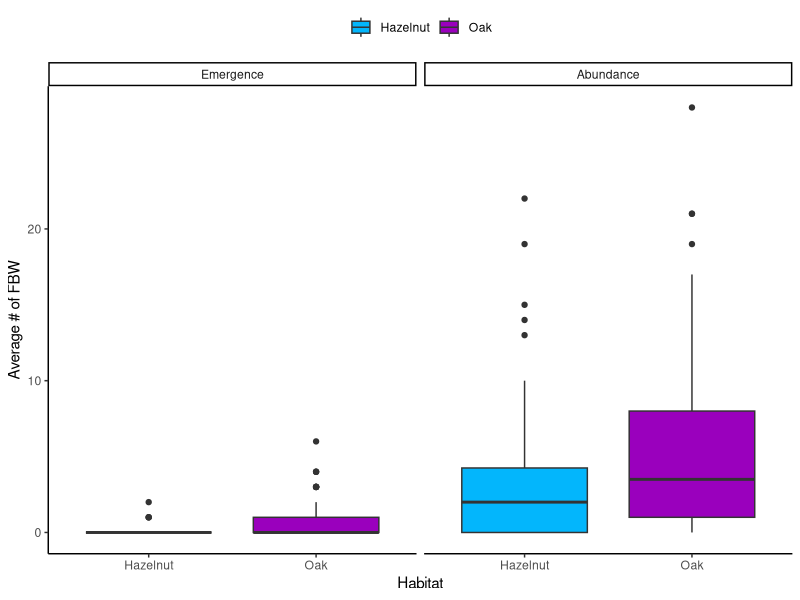
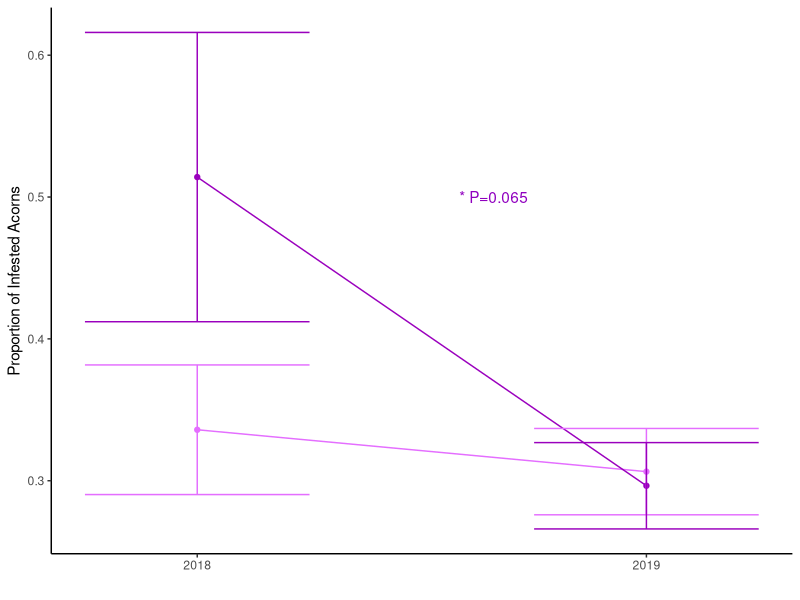
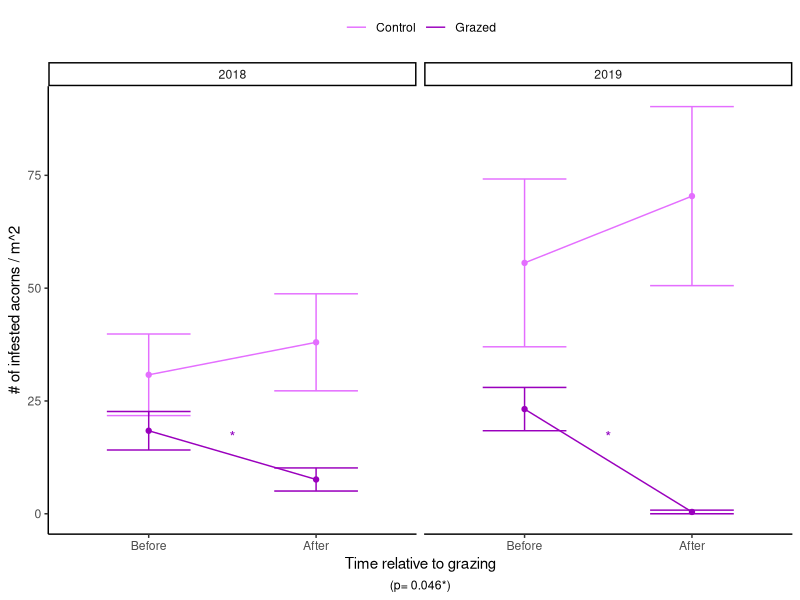
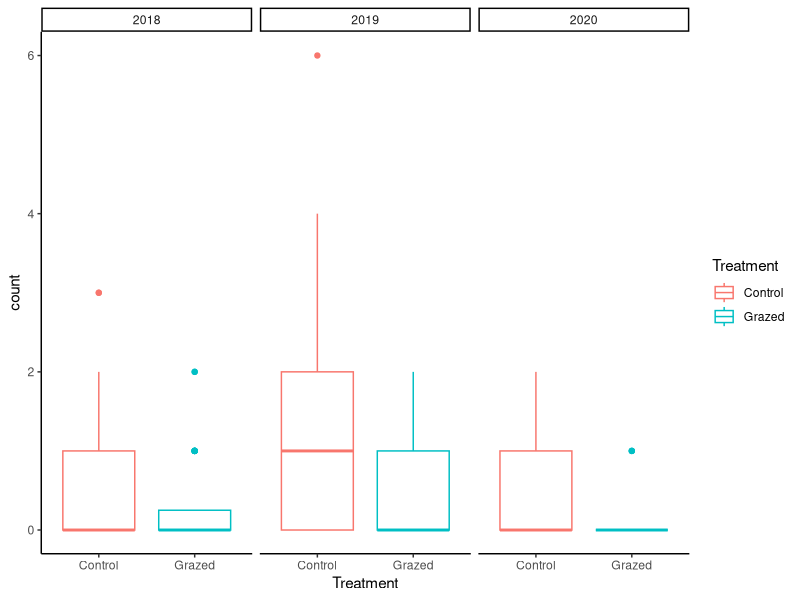
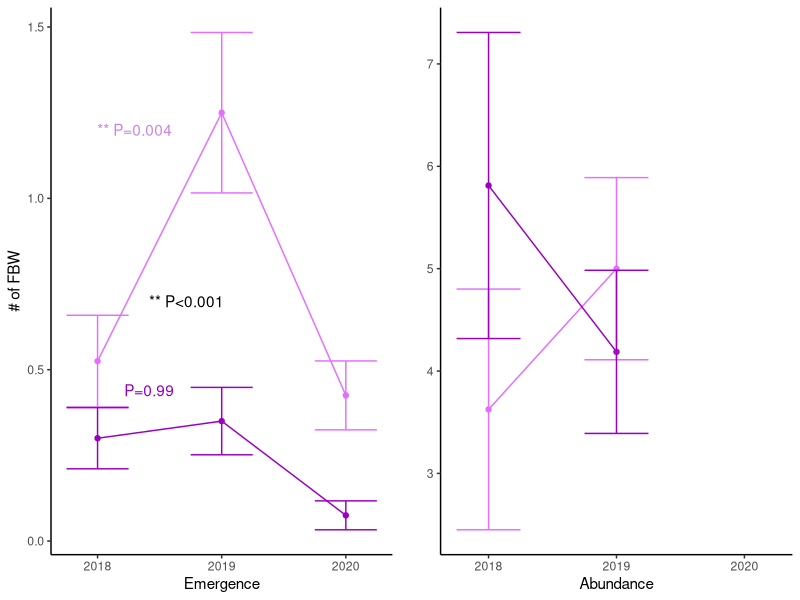
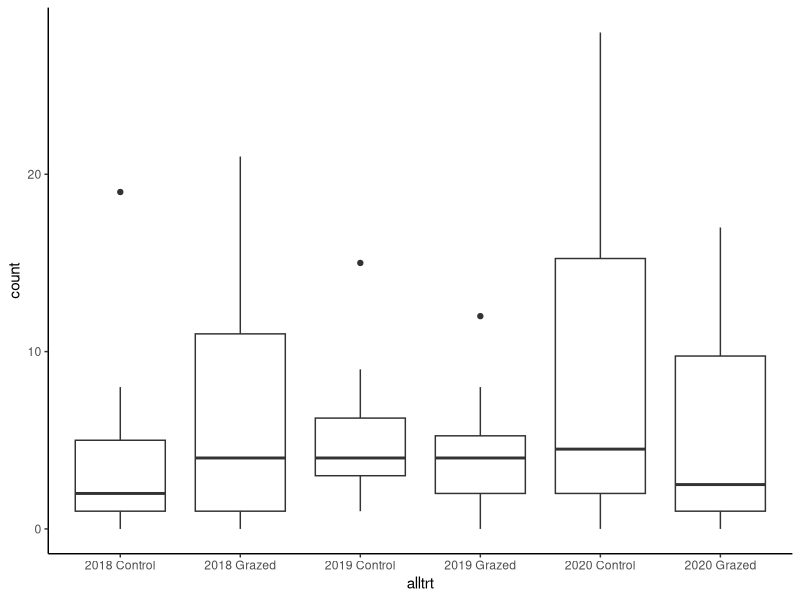
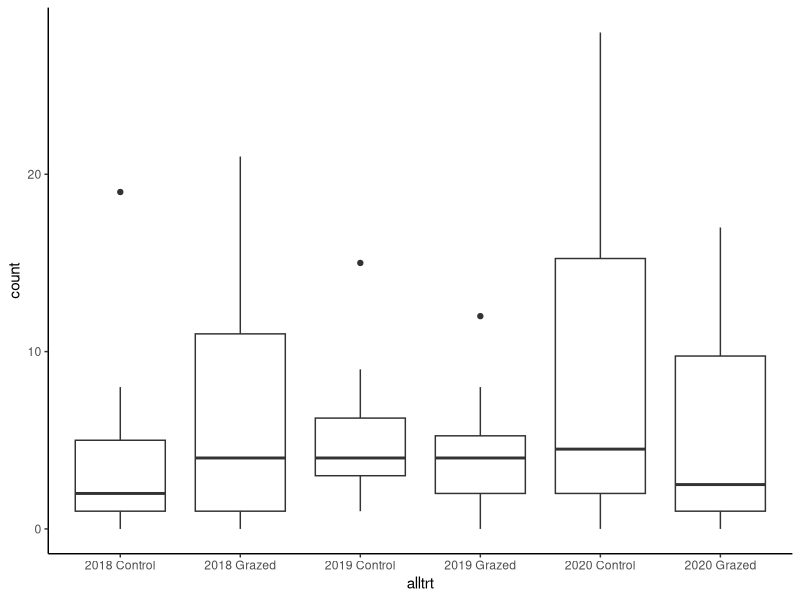

Source code (R) for these figures, in order:
##Hogs and Hazelnuts##
##Calvin Penkauskas, Winter 2020##

##General Data Frame##

library(tidyverse)
library(gridExtra)
library(egg)
library(ggpubr)
library(multcomp)
theme_set(theme_classic())

ACORN_DATA <- read_csv("ACORN_DATA.csv")

FBW_DATA <- read_csv("FBW_DATA.csv")


calcSE <- function(x){
  x <- x[!is.na(x)]
  sd(x)/sqrt(length(x))}


##Infested acorn change due to grazing##

infestedbaseline <- ACORN_DATA %>%
  filter(time == "Before") %>%
  mutate( id = paste(oak, plot, sep = "")) %>%
  spread(type, count) %>%
  mutate(total = infested + other) %>%
  mutate(ratio = infested / total) %>%
  group_by(year,Treatment) %>%
  summarise(meanratio = mean(ratio), se1 = calcSE(ratio))%>%
  ungroup()

infestedtotal <- ACORN_DATA %>%
  mutate( id = paste(oak, plot, sep = "")) %>%
  spread(type, count) %>%
  dplyr::select(-other) %>%
  group_by(year,Treatment, time) %>%
  mutate(infested=infested*4)%>%
  summarise(meaninfested = mean(infested), se1 = calcSE(infested))%>%
  ungroup()
infestedtotal$time <- factor(infestedtotal$time, levels = c("Before", "After"))

infestedratio <- ACORN_DATA %>%
  filter(type == "infested") %>%
  mutate( id = paste(oak, plot, sep = "")) %>%
  spread(time, count) %>%
  mutate(ratio2 = ((100* (After/ Before))-100)) %>%
  group_by(Treatment) %>%
  mutate_all(~replace(., is.na(.), 0)) %>%
  ungroup() %>%
  mutate(ratio2 = ifelse(is.finite(ratio2), ratio2, 100))

Change <- infestedratio %>%
  filter(Treatment == "Grazed")

summary(Change)

infestedbaseline1 <- ACORN_DATA %>%
  filter(time == "Before") %>%
  mutate( id = paste(oak, plot, sep = "")) %>%
  spread(type, count) %>%
  mutate(total = infested + other) %>%
  mutate(ratio = infested / total)%>%
  mutate(alltrt=as.factor(paste(Treatment, year)))

#################### - FIGURE 1 - Hazelnut and Oak Populations ####################

## Averaged across years to show that they are present in oaks and hazelnuts generally, 
## but only emerging in oaks.  This sets up the problem, oak emergence infecting hazelnuts

## currently averaged across all years and tratments to show what ever happened.

baselines<-FBW_DATA
baselines$type <- factor(baselines$type, levels = c("Emergence", "Abundance"))

### Figure 1 ###
f1<-ggplot(baselines, aes(y=count, x=Habitat)) +
  geom_boxplot(aes(fill=Habitat))+
  facet_wrap(~type)+
  labs(y = "Average # of FBW") +
  scale_fill_manual(values=c('#03b6fc','#9a00bd')) +
  theme(legend.position="top", legend.title = element_blank(), plot.caption = element_text(hjust = .5))

plot(f1)


#################### - THREE OPTIONS FOR FIGURE 2 - Effectiveness of Grazing ####################

### FIGURE 2.(v1) Proportion of infested acorns before grazing each year.
# This figure shows how there was initially a higher proportion of infested acorns in the grazed plot than the paired control plot
# but the following year, the pre-grazed infestation rate was lowered to be indistinguishable from the paired control plot
f2v1 <- ggplot(data = infestedbaseline, aes(x = year), show.legend = FALSE) +
  geom_line(aes(y = meanratio, color = Treatment), show.legend = FALSE) +
  geom_point(aes( y = meanratio, color = Treatment), show.legend = FALSE) +
  geom_errorbar(aes(ymin = (meanratio - se1), ymax = (meanratio + se1),
                    color = Treatment), width= 0.5, show.legend = FALSE) +
  labs( x = "",
        y = "Proportion of Infested Acorns",
        colour = "Treatment")+
  scale_color_manual(values=c('#e46eff','#9a00bd'))+
  scale_x_continuous(breaks=c(2018, 2019), limits=c(2017.75, 2019.25) ) +
  theme(legend.position="right", legend.title = element_blank(), plot.caption = element_text(hjust = .5))+
  annotate("text", x=2018.66, y= .5, label="* P=0.065", color='#9000bf') 

plot(f2v1)

### FIGURE 2. (v2) Number of infested acorns before and after grazing each year
# The only change is now we see the infested acorn total, rather than proportion infested
f2v2 <- ggplot(data = infestedtotal, aes(x = time, group=Treatment)) +
  stat_summary(fun.y=sum, aes(y=meaninfested, color=Treatment), geom="line")+
  geom_point(aes( y = meaninfested, color = Treatment), show.legend = FALSE) +
  geom_errorbar(aes(ymin = (meaninfested - se1), ymax = (meaninfested + se1),
                    color = Treatment), width= 0.5, show.legend = FALSE) +
  labs(caption = "(p= 0.046*)",
       x = "Time relative to grazing",
       y = "# of infested acorns / m^2",
       colour = "Treatment")+
  facet_wrap(~year)+
  scale_color_manual(values=c('#e46eff','#9a00bd'))+
  theme(legend.position="top", legend.title = element_blank(), plot.caption = element_text(hjust = .5))+
  annotate("text", x=1.5, y= 17, label="*", color='#9000bf') 

plot(f2v2)

### FIGURE 2 (v3)
# This third option shows relative percent change in the number of infested nuts in grazed vs. ungrazed plots, 
#  averaged across 2018 and 2019
#f2v3 <- ggplot(data = infestedratio, aes(x = Treatment)) +
#  geom_boxplot(mapping = aes( y = ratio2, color = Treatment), show.legend = FALSE) +
#  labs(
#    x = "",
#    y = "% Change in infested nuts before and after grazing",
#    colour = "Treatment")+
#  scale_color_manual(values=c('#cb84e3','#9000bf')) +
#  theme(legend.position="top", legend.title = element_blank(), plot.caption = element_text(hjust = .5))+
#  annotate("text", x=1.5, y= 200, label="p=1.04x10^-5") 

############
##F2 Stats##
############

infested_ratio.aov <- aov(ratio2 ~ Treatment + year + Treatment:year, data = infestedratio)
summary(infested_ratio.aov)

infested_baseline.aov <- aov(ratio ~ Treatment + year + Treatment:year, data = infestedbaseline1)
abaov<-aov(ratio~alltrt, infestedbaseline1)
summary(glht(abaov, linfct=mcp(alltrt="Tukey")))

summary(infested_baseline.aov)

summary(abaov)

#################### - FIGURE 3 - Grazing effects on Emergence and Abundance (in Oaks)  ####################

oakemergence <- FBW_DATA %>%
  filter(type == "Emergence") %>%
  filter(Habitat == "Oak") %>%
  group_by(year, Treatment) %>%
  summarise(mean1 = mean(count), se3 = calcSE(count)) %>%
  ungroup() 
oakabundance <- FBW_DATA %>%
  filter(type == "Abundance") %>%
  filter(Habitat == "Oak") %>%
  group_by(year, Treatment) %>%
  summarise(mean2 = mean(count), se4 = calcSE(count)) %>%
  ungroup() 

### FIGURE 3.(v1) Proportion of infested acorns before grazing each year.
# This figure shows how there was initially a higher proportion of infested acorns in the grazed plot than the paired control plot
# but the following year, the pre-grazed infestation rate was lowered to be indist


f3a <- ggplot(data = oakemergence, aes(x = year), show.legend = FALSE) +
  geom_line(aes(y = mean1,  color = Treatment), show.legend = FALSE) +
  geom_point(aes( y = mean1, color = Treatment), show.legend = FALSE) +
  geom_errorbar(aes(ymin = (mean1 - se3), ymax = (mean1 + se3),
                    color = Treatment), width= 0.5, show.legend = FALSE) +
  labs(
    x = "Emergence",
    y = "# of FBW",
    colour = "Treatment") +
  scale_color_manual(values=c('#e46eff','#9a00bd')) +
  scale_x_continuous(breaks=c(2018, 2019, 2020), limits=c(2017.75, 2020.25) )+
  annotate("text", x=2018.3, y= 1.2, label="** P=0.004", color='#cb84e3') +
  annotate("text", x=2018.4, y= .44, label=" P=0.99", color='#9000bf')+
  annotate("text", x=2018.7, y= .7, label=" ** P<0.001")

f3b <- ggplot(data = oakabundance, aes(x = year)) +
  geom_line(aes(y = mean2,  color = Treatment), show.legend = FALSE) +
  geom_point(aes( y = mean2, color = Treatment), show.legend = FALSE) +
  geom_errorbar(aes(ymin = (mean2 - se4), ymax = (mean2 + se4),
                    color = Treatment, width= 0.5), show.legend = FALSE) +
  labs(y="",
       x = "Abundance",
       colour = "Treatment")+
  scale_color_manual(values=c('#e46eff','#9a00bd')) +
  scale_x_continuous(breaks=c(2018, 2019, 2020), limits=c(2017.75, 2020.25) )


oakemergence1 <- FBW_DATA %>%
  filter(type == "Emergence") %>%
  filter(Habitat == "Oak") 

oakabundance1 <- FBW_DATA %>%
  filter(type == "Abundance") %>%
  filter(Habitat == "Oak")

ggplot(data = oakemergence1, aes(x = Treatment)) +
  geom_boxplot(mapping = aes( y = count, color = Treatment))+
  facet_wrap(~ year, nrow = 1)

## Figure 3 Panel arrange##
ggarrange(f3a, f3b, common.legend = T)


## Figure 3 Stats: 

oak_abundance.aov <- aov(count ~ Treatment + year + Treatment:year, data = oakabundance1)
summary(oak_abundance.aov)

oakabundance1<-oakabundance1%>%
  mutate(alltrt=paste(year, Treatment))%>%
  mutate(alltrt=as.factor(alltrt))

oakabaov<-aov(count~alltrt, oakabundance1)
summary(glht(oakabaov, linfct=mcp(alltrt="Tukey")))

ggplot(oakabundance1, aes(x=alltrt, y=count)) + geom_boxplot()


oakemergence.aov <- aov(count ~ Treatment + year + Treatment:year, data = oakemergence1)
summary(oakemergence.aov)

oakemergence1<-oakemergence1%>%
  mutate(alltrt=paste(year, Treatment))%>%
  mutate(alltrt=as.factor(alltrt))

oakemaov<-aov(count~alltrt, oakemergence1)
summary(glht(oakemaov, linfct=mcp(alltrt="Tukey")))

ggplot(oakabundance1, aes(x=alltrt, y=count)) + geom_boxplot()


## Potentially Appendix material: 
##FBW Abundance in Hazelnuts Before and After Treatment##

#hazelnutabundance <- FBW_DATA %>%
#  filter(type == "Abundance") %>%
#  filter(Habitat == "Hazelnut") %>%
#  group_by(year, Treatment) %>%
#  summarise(mean3 = mean(count), se5 = calcSE(count)) %>%
#  ungroup()

#hazel_abund_Line <- ggplot(hazelnutabundance, aes(x = year, y = mean3)) + 
#  geom_line(aes(y = mean3,  color = Treatment)) +
#  geom_point(aes( y = mean3, color = Treatment), show.legend = FALSE) +
#  geom_errorbar(aes(ymin = (mean3 - se5), ymax = (mean3 + se5),
#  color = Treatment, width= 0.5), show.legend = FALSE) +
#  labs(caption = "(p=0.21)",
#       x = "Abundance",
#       y = "Average # of FBW",
#       colour = "Treatment")+
#  scale_color_manual(values=c('#94d0ff','#0076d1')) +
#  scale_x_continuous(breaks=c(2018, 2019, 2020), limits=c(2017.75, 2020.25) ) +
#  theme(legend.position="top", legend.title = element_blank(), plot.caption = element_text(hjust = .5))

#plot (hazel_abund_Line)

#hazelnutabundance1 <- FBW_DATA %>%
#  filter(type == "Abundance") %>%
#  filter(Habitat == "Hazelnut")

#ggplot(data = hazelnutabundance1, aes(x = Treatment)) +
#  geom_boxplot(mapping = aes( y = count, color = Treatment))+
#  facet_wrap(~ year, nrow = 1)

#hazelnut_abundance.aov <- aov(count ~ Treatment + year + Treatment:year, data = hazelnutabundance1)

#summary(hazelnut_abundance.aov)
